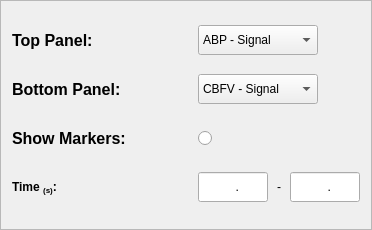
        <widget class="QFrame" name="frame_11">
         <property name="minimumSize">
          <size>
           <width>0</width>
           <height>230</height>
          </size>
         </property>
         <property name="frameShape">
          <enum>QFrame::StyledPanel</enum>
         </property>
         <property name="frameShadow">
          <enum>QFrame::Raised</enum>
         </property>
         <layout class="QGridLayout" name="gridLayout_4">
          <item row="2" column="0">
           <widget class="QLabel" name="label_13">
            <property name="minimumSize">
             <size>
              <width>180</width>
              <height>0</height>
             </size>
            </property>
            <property name="maximumSize">
             <size>
              <width>130</width>
              <height>16777215</height>
             </size>
            </property>
            <property name="font">
             <font>
              <pointsize>12</pointsize>
              <bold>true</bold>
             </font>
            </property>
            <property name="text">
             <string>Show Markers:</string>
            </property>
           </widget>
          </item>
          <item row="0" column="0">
           <widget class="QLabel" name="label_16">
            <property name="minimumSize">
             <size>
              <width>180</width>
              <height>0</height>
             </size>
            </property>
            <property name="maximumSize">
             <size>
              <width>170</width>
              <height>16777215</height>
             </size>
            </property>
            <property name="font">
             <font>
              <pointsize>12</pointsize>
              <bold>true</bold>
             </font>
            </property>
            <property name="text">
             <string>Top Panel:</string>
            </property>
           </widget>
          </item>
          <item row="3" column="0">
           <widget class="QLabel" name="label_19">
            <property name="maximumSize">
             <size>
              <width>62</width>
              <height>16777215</height>
             </size>
            </property>
            <property name="text">
             <string>&lt;html&gt;&lt;head/&gt;&lt;body&gt;&lt;p&gt;&lt;span style=&quot; font-weight:700;&quot;&gt;Time &lt;/span&gt;&lt;span style=&quot; font-weight:700; vertical-align:sub;&quot;&gt;(s)&lt;/span&gt;&lt;span style=&quot; font-weight:700;&quot;&gt;:&lt;/span&gt;&lt;/p&gt;&lt;/body&gt;&lt;/html&gt;</string>
            </property>
           </widget>
          </item>
          <item row="3" column="2">
           <widget class="QLineEdit" name="lineEditStartTimeAxes">
            <property name="minimumSize">
             <size>
              <width>70</width>
              <height>0</height>
             </size>
            </property>
            <property name="maximumSize">
             <size>
              <width>50</width>
              <height>30</height>
             </size>
            </property>
            <property name="layoutDirection">
             <enum>Qt::LeftToRight</enum>
            </property>
            <property name="inputMask">
             <string>00000.00</string>
            </property>
            <property name="text">
             <string>.</string>
            </property>
            <property name="alignment">
             <set>Qt::AlignCenter</set>
            </property>
           </widget>
          </item>
          <item row="3" column="3">
           <widget class="QLabel" name="label_18">
            <property name="minimumSize">
             <size>
              <width>10</width>
              <height>0</height>
             </size>
            </property>
            <property name="text">
             <string>-</string>
            </property>
            <property name="alignment">
             <set>Qt::AlignCenter</set>
            </property>
           </widget>
          </item>
          <item row="0" column="2" colspan="3">
           <widget class="QComboBox" name="topAxesComboBox">
            <property name="minimumSize">
             <size>
              <width>50</width>
              <height>30</height>
             </size>
            </property>
            <property name="maximumSize">
             <size>
              <width>120</width>
              <height>16777215</height>
             </size>
            </property>
            <item>
             <property name="text">
              <string>ABP - Signal</string>
             </property>
            </item>
            <item>
             <property name="text">
              <string>ABP - PSD</string>
             </property>
            </item>
            <item>
             <property name="text">
              <string>Gain</string>
             </property>
            </item>
            <item>
             <property name="text">
              <string>Coherence</string>
             </property>
            </item>
            <item>
             <property name="text">
              <string>Filt. Coherence</string>
             </property>
            </item>
            <item>
             <property name="text">
              <string>Phase</string>
             </property>
            </item>
            <item>
             <property name="text">
              <string>ABP x CBFV</string>
             </property>
            </item>
           </widget>
          </item>
          <item row="3" column="4">
           <widget class="QLineEdit" name="lineEditEndTimeAxes">
            <property name="minimumSize">
             <size>
              <width>70</width>
              <height>0</height>
             </size>
            </property>
            <property name="maximumSize">
             <size>
              <width>50</width>
              <height>30</height>
             </size>
            </property>
            <property name="layoutDirection">
             <enum>Qt::LeftToRight</enum>
            </property>
            <property name="inputMask">
             <string>00000.00</string>
            </property>
            <property name="text">
             <string>.</string>
            </property>
            <property name="alignment">
             <set>Qt::AlignCenter</set>
            </property>
           </widget>
          </item>
          <item row="1" column="0">
           <widget class="QLabel" name="label_17">
            <property name="minimumSize">
             <size>
              <width>123</width>
              <height>0</height>
             </size>
            </property>
            <property name="maximumSize">
             <size>
              <width>170</width>
              <height>16777210</height>
             </size>
            </property>
            <property name="font">
             <font>
              <pointsize>12</pointsize>
              <bold>true</bold>
             </font>
            </property>
            <property name="text">
             <string>Bottom Panel:</string>
            </property>
           </widget>
          </item>
          <item row="1" column="2" colspan="3">
           <widget class="QComboBox" name="bottomAxesComboBox">
            <property name="minimumSize">
             <size>
              <width>50</width>
              <height>30</height>
             </size>
            </property>
            <property name="maximumSize">
             <size>
              <width>120</width>
              <height>16777215</height>
             </size>
            </property>
            <item>
             <property name="text">
              <string>CBFV - Signal</string>
             </property>
            </item>
            <item>
             <property name="text">
              <string>CBFV - PSD</string>
             </property>
            </item>
            <item>
             <property name="text">
              <string>Gain</string>
             </property>
            </item>
            <item>
             <property name="text">
              <string>Coherence</string>
             </property>
            </item>
            <item>
             <property name="text">
              <string>Filt. Coherence</string>
             </property>
            </item>
            <item>
             <property name="text">
              <string>Phase</string>
             </property>
            </item>
            <item>
             <property name="text">
              <string>ABP x CBFV</string>
             </property>
            </item>
           </widget>
          </item>
          <item row="2" column="2">
           <widget class="ToggleButton" name="radioButtonShowMarkers">
            <property name="minimumSize">
             <size>
              <width>0</width>
              <height>0</height>
             </size>
            </property>
            <property name="maximumSize">
             <size>
              <width>60</width>
              <height>30</height>
             </size>
            </property>
            <property name="text">
             <string/>
            </property>
           </widget>
          </item>
         </layout>
        </widget>
